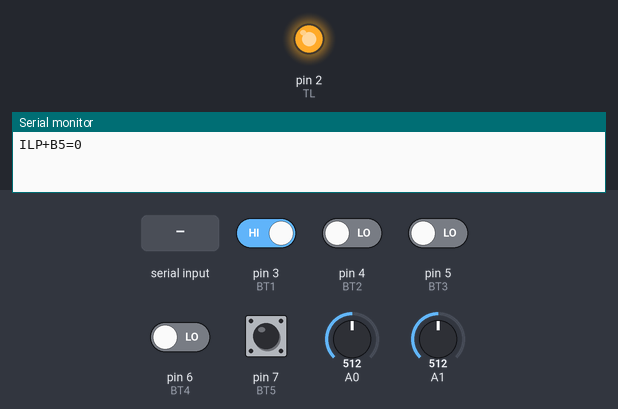
The sketch below on a simulated Arduino Uno, built with avr-gcc and run on an emulated ATmega328P. Shown: output pins drawn as LEDs (lit = HIGH), the last lines printed to the serial monitor. Inputs (shaded band) come from the test bench; at power-on: pin 3 (BT1), pin 7 (BT5) HIGH, pin 4 (BT2), pin 5 (BT3), pin 6 (BT4) LOW, A0 = 512, A1 = 512.

Above: at 1.2 s.
1.3 s: "ILP+LASER" received over Serial
At 3.6 s:
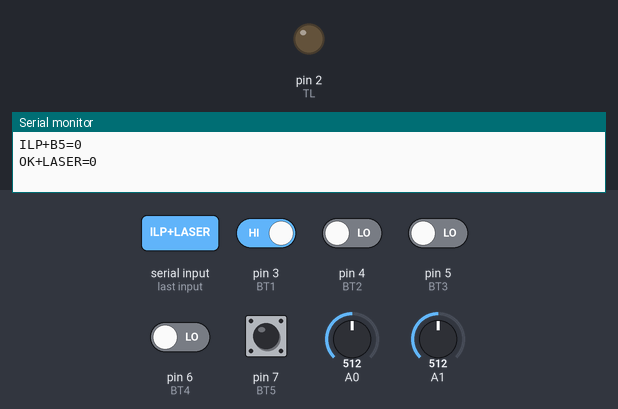
6.3 s: "ILP+LASER" received over the second serial link
At 7.7 s:
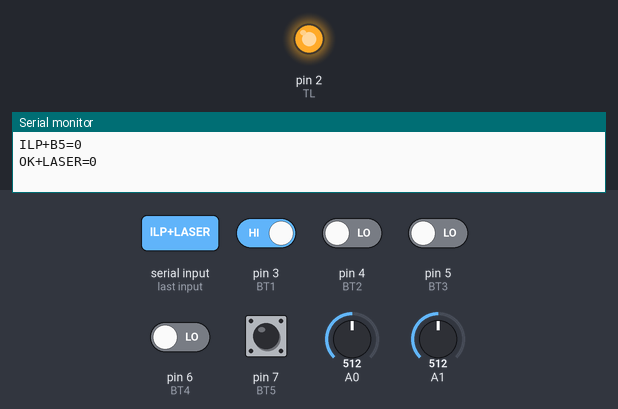
8.8 s: pin 3 (BT1) driven LOW
At 9.6 s:
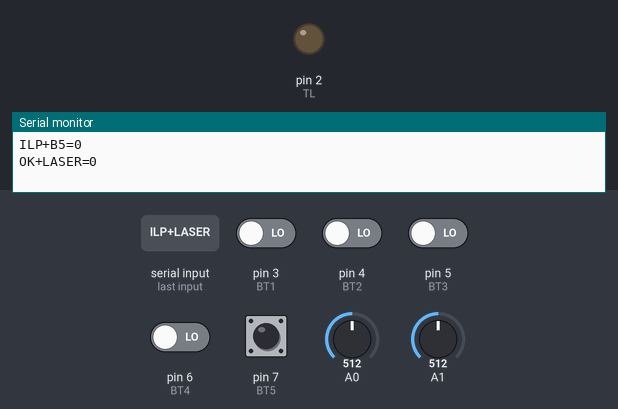
Timing chart, 0 to 11.8 s (numbered marks = the images above; inputs shaded):
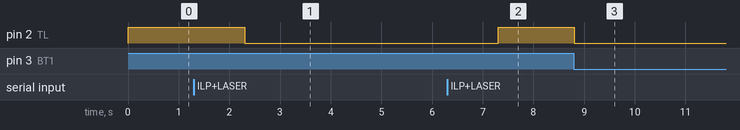

The sketch:

V3.ino
```cpp
#include <SoftwareSerial.h>
#include <EEPROM.h>

#define BT1 3
#define BT2 4
#define BT3 5
#define BT4 6
#define BT5 7

#define TL 2

#define joyX A0
#define joyY A1

#define LASER_MODE_ADDRESS 0
#define DEADZONE_ADDRESS 1

bool is_connected;
bool laser_state = false;
bool b1_pressed = false, b2_pressed = false, b3_pressed = false, b4_pressed = false, b5_pressed = false;
String command;
int laser_mode;
int xValue, yValue, deadzone, joy_tick_counter = 0;

typedef enum
{
  B_UNCHANGED = -1,
  B_RELEASED,
  B_PRESSED
} STATES;

SoftwareSerial hc05(10, 11);

void setup() {
  pinMode(BT1, INPUT);
  pinMode(BT2, INPUT);
  pinMode(BT3, INPUT);
  pinMode(BT4, INPUT);
  pinMode(BT5, INPUT_PULLUP);

  pinMode (TL, OUTPUT);

  Serial.begin(9600);
  hc05.begin(9600);

  laser_mode = (int)EEPROM.read(LASER_MODE_ADDRESS);
  deadzone = (int)EEPROM.read(DEADZONE_ADDRESS);
}

STATES update_button(int button, bool *button_state) {
  if (digitalRead(button) == HIGH && *button_state == false) {
    *button_state = true;
    return B_PRESSED;
  } else if (digitalRead(button) == LOW && *button_state == true) {
    *button_state = false;
    return B_RELEASED;
  }
  return B_UNCHANGED;
}

void update_laser_mode(int mode, Stream *stream) {
  if (mode != 0 && mode != 1 && mode != 2) {
    mode = 1;
  }

  EEPROM.update(LASER_MODE_ADDRESS, mode);
  laser_mode = mode;
  stream->print("OK+LASERMODE=");
  stream->println(mode);
}

void update_deadzone(int value, Stream *stream) {
  value = constrain(value, 0, 100);
  EEPROM.update(DEADZONE_ADDRESS, value);
  deadzone = value;
  stream->print("OK+DEADZONE=");
  stream->println(deadzone);
}

int joyRawToPhys(int raw) {
  return map(raw, 0, 1023, -100, 100);
}

int getJoyValue(int joy) {
  int value = joyRawToPhys(analogRead(joy));
  if (abs(value) < deadzone) {
    value = 0;
  }
  return value;
}

void handle_commands(Stream *stream) {
  if (!is_connected) {
    is_connected = true;
  }
  command = stream->readString();
  if (command.equals("ILP")) {
    stream->println("OK"); // Handshake
  } else if (command.equals("ILP+LASERMODE?")) {
    stream->print("OK+LASERMODE=");
    stream->println(laser_mode);
  } else if (command.startsWith("ILP+LASERMODE=")) {
    update_laser_mode(command.substring(command.indexOf("=") + 1).toInt(), stream);
  } else if (command.equals("ILP+LASER?")) {
    stream->print("OK+LASER=");
    stream->println(laser_state);
  } else if (command.equals("ILP+LASER")) {
    digitalWrite(TL, laser_state ? LOW : HIGH);
    laser_state = !laser_state;
    stream->print("OK+LASER=");
    stream->println(laser_state);
  } else if (command.equals("ILP+DEADZONE?")) {
    stream->print("OK+DEADZONE=");
    stream->println(deadzone);
  } else if (command.startsWith("ILP+DEADZONE=")) {
    update_deadzone(command.substring(command.indexOf("=") + 1).toInt(), stream);
  }
}

void loop() {
  switch (update_button(BT1, &b1_pressed)) {
    case B_PRESSED:
      if (laser_mode == 0 && is_connected) {
        hc05.println("ILP+B1=0");
        Serial.println("ILP+B1=0");
      } else if (laser_mode == 2) {
        digitalWrite(TL, laser_state ? LOW : HIGH);
        laser_state = !laser_state;
      } else { // laser_mode == 1 or bluetooth not connected
        digitalWrite(TL, HIGH);
        laser_state = true;
      }
      break;
    case B_RELEASED:
      if (laser_mode == 0 && is_connected) {
        hc05.println("ILP+B1=1");
        Serial.println("ILP+B1=1");
      } else if (laser_state && laser_mode != 2 && digitalRead(BT1) == LOW) { // laser_mode == 1 or bluetooth not connected
        digitalWrite(TL, LOW);
        laser_state = false;
      }
      break;
  }

  switch (update_button(BT2, &b2_pressed)) {
    case B_PRESSED:
      hc05.println("ILP+B2=0");
      Serial.println("ILP+B2=0");
      break;
    case B_RELEASED:
      hc05.println("ILP+B2=1");
      Serial.println("ILP+B2=1");
      break;
  }

  switch (update_button(BT3, &b3_pressed)) {
    case B_PRESSED:
      hc05.println("ILP+B3=0");
      Serial.println("ILP+B3=0");
      break;
    case B_RELEASED:
      hc05.println("ILP+B3=1");
      Serial.println("ILP+B3=1");
      break;
  }

  switch (update_button(BT4, &b4_pressed)) {
    case B_PRESSED:
      hc05.println("ILP+B4=0");
      Serial.println("ILP+B4=0");
      break;
    case B_RELEASED:
      hc05.println("ILP+B4=1");
      Serial.println("ILP+B4=1");
      break;
  }

  switch (update_button(BT5, &b5_pressed)) {
    case B_PRESSED:
      hc05.println("ILP+B5=0");
      Serial.println("ILP+B5=0");
      break;
    case B_RELEASED:
      hc05.println("ILP+B5=1");
      Serial.println("ILP+B5=1");
      break;
  }


  if (hc05.available())
  {
    handle_commands(&hc05);
  }

  if (Serial.available())
  {
    handle_commands(&Serial);
  }

  if (is_connected && joy_tick_counter > 10 && (getJoyValue(joyX) != 0 || getJoyValue(joyY) != 0)) {
    hc05.print("ILP+JOYSTICK=");
    hc05.print(getJoyValue(joyX));
    hc05.print(",");
    hc05.println(getJoyValue(joyY));

    Serial.print("ILP+JOYSTICK=");
    Serial.print(getJoyValue(joyX));
    Serial.print(",");
    Serial.println(getJoyValue(joyY));
    joy_tick_counter = 0;
  }
  joy_tick_counter++;

  delay(10);
}
```

Measured:
- after the input at 1.3 s, pin 2 (TL): HIGH → LOW after 1.0 s
- after the input at 6.3 s, pin 2 (TL): LOW → HIGH after 1.0 s
- after the input at 8.8 s, pin 2 (TL): HIGH → LOW at once
